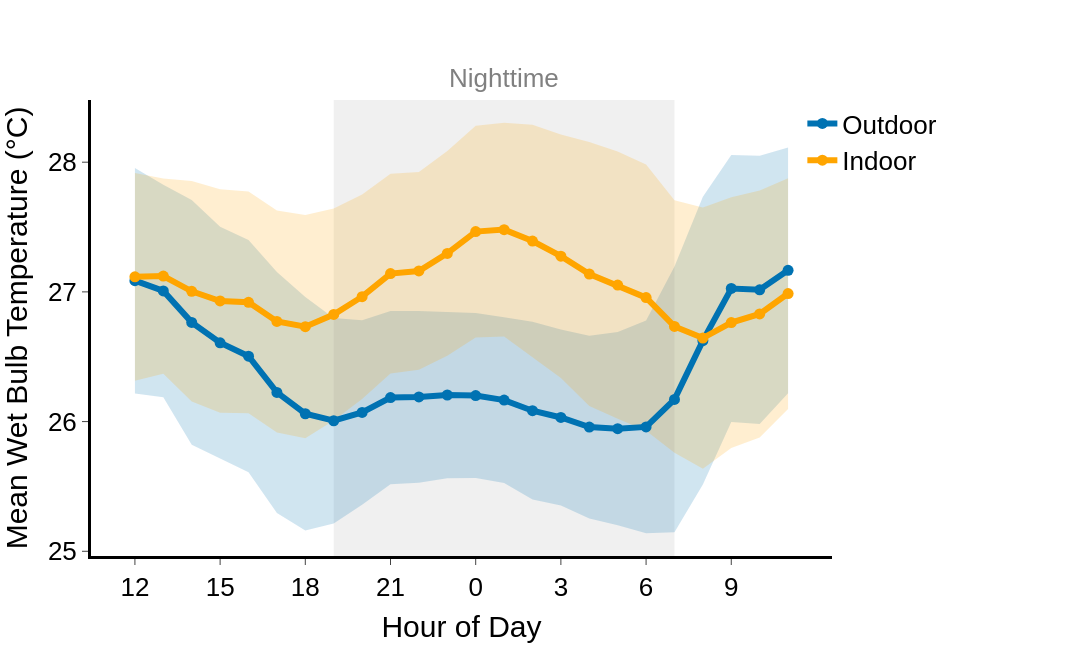
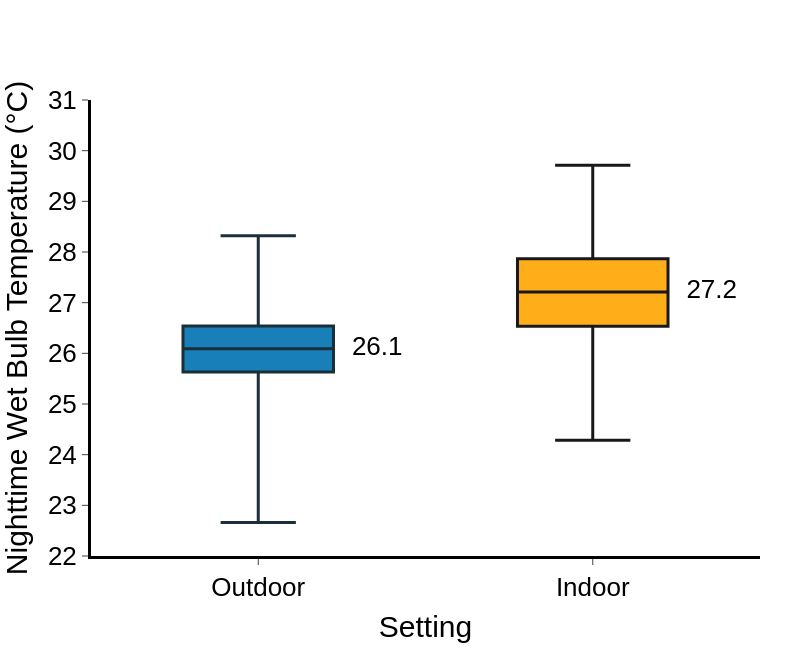

The notebook cell saved with these charts, in order:
### Markdown cell above
### 5.4 Wet Bulb Temperature (Figure 1d, 1h)

### Code cell
plot_profile(
    poi="wet_bulb_temp", y_axis_title="Mean Wet Bulb Temperature (°C)",
    y_dtick=1, filename="wetbulb_indoor_outdoor_profile.png", label="Wet Bulb Temperature",
)
plot_boxplot(
    poi="wet_bulb_temp", y_axis_title="Nighttime Wet Bulb Temperature (°C)",
    label_decimals=1, filename="wetbulb_indoor_outdoor_boxplot.png", label="Wet Bulb Temperature",
)

### Figure 1 — Plotly figure (JSON) as saved in the notebook; plotly's stock layout.template omitted (floating-point values rounded to 4 significant figures)
{"data": [{"fill": "toself", "fillcolor": "#0072B2", "hoverinfo": "skip", "line": {"color": "rgba(255,255,255,0)"}, "name": "Outdoor ± SD", "opacity": 0.18, "showlegend": false, "type": "scatter", "x": [0, 1, 2, 3, 4, 5, 6, 7, 8, 9, 10, 11, 12, 13, 14, 15, 16, 17, 18, 19, 20, 21, 22, 23, 23, 22, 21, 20, 19, 18, 17, 16, 15, 14, 13, 12, 11, 10, 9, 8, 7, 6, 5, 4, 3, 2, 1, 0], "y": [27.96, 27.83, 27.71, 27.5, 27.4, 27.15, 26.96, 26.8, 26.78, 26.85, 26.85, 26.85, 26.84, 26.81, 26.77, 26.71, 26.66, 26.69, 26.78, 27.2, 27.73, 28.06, 28.05, 28.11, 26.22, 25.98, 26.0, 25.52, 25.15, 25.14, 25.2, 25.25, 25.35, 25.4, 25.53, 25.56, 25.56, 25.53, 25.52, 25.36, 25.22, 25.16, 25.3, 25.61, 25.71, 25.82, 26.19, 26.22]}, {"fill": "toself", "fillcolor": "#FFA500", "hoverinfo": "skip", "line": {"color": "rgba(255,255,255,0)"}, "name": "Indoor ± SD", "opacity": 0.18, "showlegend": false, "type": "scatter", "x": [0, 1, 2, 3, 4, 5, 6, 7, 8, 9, 10, 11, 12, 13, 14, 15, 16, 17, 18, 19, 20, 21, 22, 23, 23, 22, 21, 20, 19, 18, 17, 16, 15, 14, 13, 12, 11, 10, 9, 8, 7, 6, 5, 4, 3, 2, 1, 0], "y": [27.92, 27.87, 27.85, 27.79, 27.77, 27.63, 27.59, 27.64, 27.75, 27.91, 27.92, 28.09, 28.28, 28.3, 28.29, 28.21, 28.16, 28.08, 27.98, 27.71, 27.65, 27.73, 27.78, 27.88, 26.1, 25.88, 25.8, 25.64, 25.76, 25.93, 26.02, 26.12, 26.34, 26.5, 26.66, 26.65, 26.51, 26.4, 26.37, 26.18, 26.01, 25.87, 25.92, 26.06, 26.07, 26.15, 26.37, 26.32]}, {"line": {"color": "#0072B2", "width": 6}, "marker": {"size": 11, "symbol": "circle"}, "mode": "lines+markers", "name": "Outdoor", "type": "scatter", "x": [0, 1, 2, 3, 4, 5, 6, 7, 8, 9, 10, 11, 12, 13, 14, 15, 16, 17, 18, 19, 20, 21, 22, 23], "y": [27.09, 27.01, 26.76, 26.61, 26.5, 26.22, 26.06, 26.01, 26.07, 26.19, 26.19, 26.21, 26.2, 26.17, 26.08, 26.03, 25.96, 25.95, 25.96, 26.17, 26.62, 27.03, 27.02, 27.17]}, {"line": {"color": "#FFA500", "width": 6}, "marker": {"size": 11, "symbol": "circle"}, "mode": "lines+markers", "name": "Indoor", "type": "scatter", "x": [0, 1, 2, 3, 4, 5, 6, 7, 8, 9, 10, 11, 12, 13, 14, 15, 16, 17, 18, 19, 20, 21, 22, 23], "y": [27.12, 27.12, 27.0, 26.93, 26.92, 26.77, 26.73, 26.83, 26.96, 27.14, 27.16, 27.3, 27.47, 27.48, 27.39, 27.28, 27.14, 27.05, 26.96, 26.73, 26.64, 26.76, 26.83, 26.99]}], "layout": {"annotations": [{"font": {"color": "grey", "family": "Arial", "size": 26}, "showarrow": false, "text": "Nighttime", "x": 13, "xanchor": "center", "xref": "x", "y": 1.01, "yanchor": "bottom", "yref": "paper"}], "font": {"family": "Arial", "size": 17}, "height": 650, "legend": {"font": {"color": "black", "family": "Arial", "size": 26}, "x": 0.96, "xanchor": "left", "y": 1, "yanchor": "top"}, "margin": {"r": 260}, "shapes": [{"fillcolor": "rgba(0, 0, 0, 0.2)", "layer": "below", "line": {"width": 0}, "type": "rect", "x0": 7, "x1": 19, "xref": "x", "y0": 0, "y1": 1, "yref": "y domain"}], "width": 1400, "xaxis": {"dtick": 1, "linecolor": "black", "linewidth": 3, "showgrid": false, "showline": true, "tickfont": {"color": "black", "family": "Arial", "size": 26}, "ticklen": 6, "tickmode": "array", "ticks": "outside", "ticktext": ["12", "15", "18", "21", "0", "3", "6", "9"], "tickvals": [0, 3, 6, 9, 12, 15, 18, 21], "tickwidth": 1, "title": {"font": {"color": "black", "family": "Arial", "size": 30}, "text": "Hour of Day"}, "type": "linear"}, "yaxis": {"dtick": 1, "linecolor": "black", "linewidth": 3, "showgrid": false, "showline": true, "tickfont": {"color": "black", "family": "Arial", "size": 26}, "ticklen": 6, "ticks": "outside", "tickwidth": 1, "title": {"font": {"color": "black", "family": "Arial", "size": 30}, "text": "Mean Wet Bulb Temperature (°C)"}}}}

### Figure 2 — Plotly figure (JSON) as saved in the notebook; plotly's stock layout.template omitted (floating-point values rounded to 4 significant figures)
{"data": [{"boxpoints": false, "fillcolor": "#0072B2", "line": {"color": "#021923", "width": 3}, "lowerfence": [22.66], "median": [26.09], "name": "Outdoor", "opacity": 0.9, "q1": [25.63], "q3": [26.54], "showlegend": false, "type": "box", "upperfence": [28.32], "width": 0.45, "x": [0]}, {"boxpoints": false, "fillcolor": "#FFA500", "line": {"color": "black", "width": 3}, "lowerfence": [24.29], "median": [27.21], "name": "Indoor", "opacity": 0.9, "q1": [26.53], "q3": [27.87], "showlegend": false, "type": "box", "upperfence": [29.71], "width": 0.45, "x": [1]}, {"mode": "text", "showlegend": false, "text": ["26.1", "27.2"], "textfont": {"color": "black", "size": 26}, "textposition": "middle right", "type": "scatter", "x": [0.28, 1.28], "y": [26.09, 27.21]}], "layout": {"boxmode": "group", "font": {"color": "black", "family": "Arial", "size": 17}, "height": 650, "legend": {"bgcolor": "rgba(255,255,255,0)", "font": {"color": "black", "family": "Arial", "size": 26}, "x": 1.2, "xanchor": "right", "y": 0.98, "yanchor": "top"}, "margin": {"b": 80, "l": 90, "r": 40, "t": 100}, "width": 800, "xaxis": {"linecolor": "black", "linewidth": 3, "range": [-0.5, 1.5], "showgrid": false, "showline": true, "tickfont": {"color": "black", "family": "Arial", "size": 26}, "ticklen": 6, "tickmode": "array", "ticks": "outside", "ticktext": ["Outdoor", "Indoor"], "tickvals": [0, 1], "tickwidth": 1, "title": {"font": {"color": "black", "family": "Arial", "size": 30}, "text": "Setting"}}, "yaxis": {"linecolor": "black", "linewidth": 3, "range": [22, 31], "showgrid": false, "showline": true, "tickfont": {"color": "black", "family": "Arial", "size": 26}, "ticklen": 6, "ticks": "outside", "tickwidth": 1, "title": {"font": {"color": "black", "family": "Arial", "size": 30}, "text": "Nighttime Wet Bulb Temperature (°C)"}}}}
